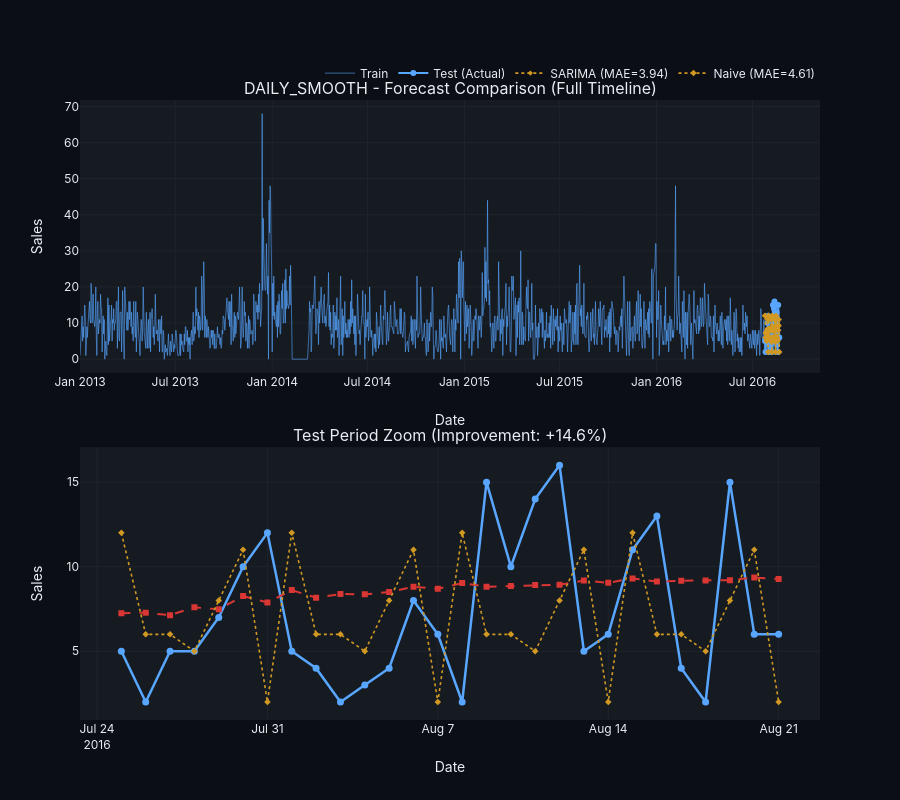
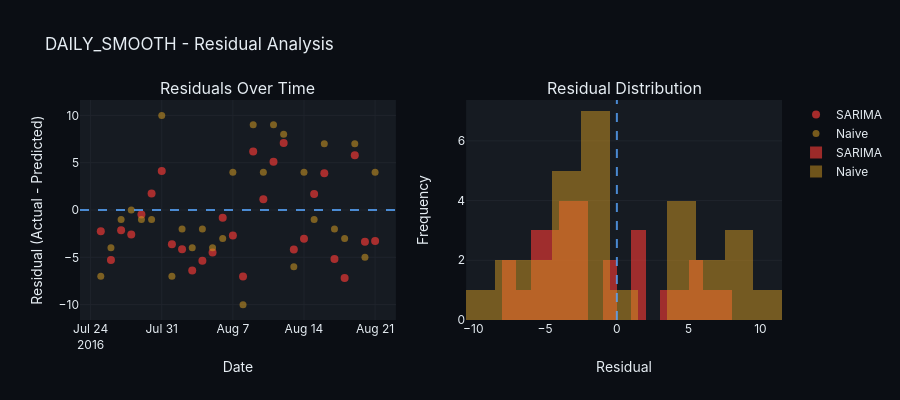

Notebook source saved alongside these figures, in order:
### Code cell
# RUN DAILY SMOOTH
# =============================================================================

result_daily_smooth = run_baseline_plotly(
    df=daily_smooth_clean,
    pattern="daily_smooth",
    store=ITEMS_TO_MODEL["daily_smooth"]["store"],
    item=ITEMS_TO_MODEL["daily_smooth"]["item"],
    freq="D",
    season_length=7,
)
